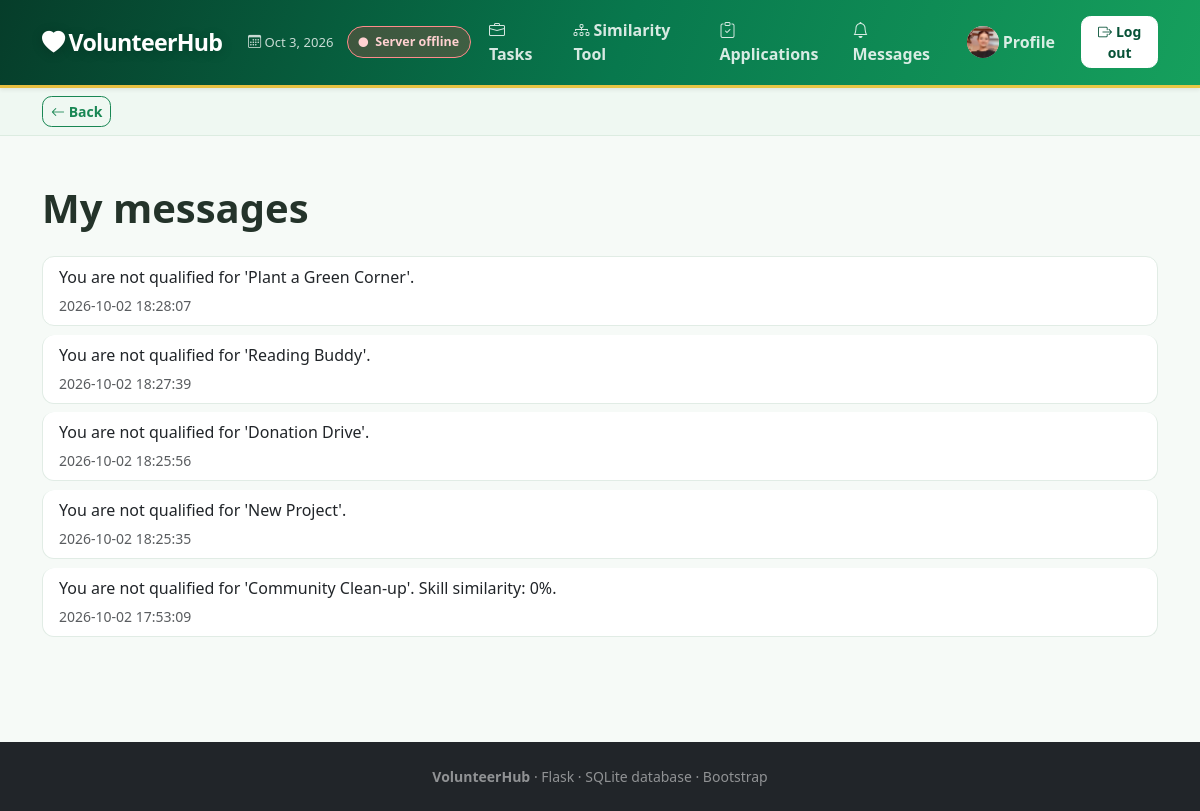
The app's page /notifications (signed in) with its own data.
### tables this page shows
CREATE TABLE volunteer_profiles (id INTEGER PRIMARY KEY AUTOINCREMENT, user_id INTEGER NOT NULL UNIQUE, skills TEXT DEFAULT '', interests TEXT DEFAULT '', availability TEXT DEFAULT '', location TEXT DEFAULT '', photo_filename TEXT, FOREIGN KEY(user_id) REFERENCES users(id));

CREATE TABLE notifications (
        id INTEGER PRIMARY KEY AUTOINCREMENT, user_id INTEGER NOT NULL, message TEXT NOT NULL,
        is_read INTEGER NOT NULL DEFAULT 0, created_at TEXT DEFAULT CURRENT_TIMESTAMP,
        FOREIGN KEY(user_id) REFERENCES users(id));

### app.py (the view)
@app.route("/notifications")
@require("volunteer")
def notifications(): return render_template("notifications.html",notifications=db().execute("SELECT * FROM notifications WHERE user_id=? ORDER BY id DESC",(session["user_id"],)).fetchall())

### app.py (called while the page is built)
def db():
    if "db" not in g:
        g.db=sqlite3.connect(app.config["DATABASE"]); g.db.row_factory=sqlite3.Row
    return g.db

@app.teardown_appcontext
def close(error=None):
    if g.get("db"): g.db.close()

def require(*roles):
    def deco(view):
        @wraps(view)
        def wrapped(*args,**kwargs):
            if "user_id" not in session: return redirect(url_for("login"))
            if roles and session.get("role") not in roles: flash("You do not have permission for this page.","danger"); return redirect(url_for("home"))
            return view(*args,**kwargs)
        return wrapped
    return deco

@app.context_processor
def nav():
    photo=None
    if session.get("role")=="volunteer":
        row=db().execute("SELECT photo_filename FROM volunteer_profiles WHERE user_id=?",(session["user_id"],)).fetchone(); photo=row["photo_filename"].replace("uploads/","") if row and row["photo_filename"] else None
    return {"nav_photo":photo,"unread_notifications":0}

### templates/notifications.html
{% extends 'base.html' %}{% block content %}<div class="container py-5"><h1 class="fw-bold">My messages</h1><div class="list-group mt-4">{% for note in notifications %}<div class="list-group-item"><p class="mb-1">{{note.message}}</p><small class="text-muted">{{note.created_at}}</small></div>{% else %}<div class="alert alert-info">No messages yet.</div>{% endfor %}</div></div>{% endblock %}

### templates/base.html (shortened to what this page needs)
<!doctype html>
<html lang="en">
<head>
    <link href="https://cdn.jsdelivr.net/npm/bootstrap@5.3.8/dist/css/bootstrap.min.css" rel="stylesheet">
    <link href="https://cdn.jsdelivr.net/npm/bootstrap-icons@1.11.3/font/bootstrap-icons.min.css" rel="stylesheet">
    <link rel="stylesheet" href="{{ url_for('static', filename='css/style.css') }}">
</head>
<body>
    <nav class="navbar navbar-expand-xl navbar-dark shadow-sm">
        <div class="container">
            <a class="navbar-brand fw-bold" href="{{ url_for('home') }}">
                <i class="bi bi-heart-fill me-1"></i>VolunteerHub
            </a>
            <div class="collapse navbar-collapse" id="nav">
                <ul class="navbar-nav ms-auto align-items-xl-center gap-xl-1">
                    <li class="nav-item nav-date">
                        <i class="bi bi-calendar3"></i> <span id="todayDate"></span>
                    </li>
                    <li class="nav-item">
                        <button id="serverStatus" type="button" class="server-status is-checking">
                        </button>
                    </li>
                    <li class="nav-item"><a class="nav-link" href="{{ url_for('tasks') }}"><i class="bi bi-briefcase me-1"></i>Tasks</a></li>
                    <li class="nav-item"><a class="nav-link" href="{{ url_for('compare') }}"><i class="bi bi-diagram-3 me-1"></i>Similarity Tool</a></li>
                    {% if session.get('role') == 'volunteer' %}
                        <li class="nav-item"><a class="nav-link" href="{{ url_for('my_applications') }}"><i class="bi bi-clipboard-check me-1"></i>Applications</a></li>
                        <li class="nav-item"><a class="nav-link" href="{{ url_for('notifications') }}"><i class="bi bi-bell me-1"></i>Messages</a></li>
                        <li class="nav-item"><a class="nav-link profile-link" href="{{ url_for('profile') }}">
                            {% if nav_photo %}
                                <img class="nav-avatar" src="{{ url_for('static', filename='uploads/' + nav_photo) }}" alt="Profile">
                            {% else %}
                                <span class="nav-avatar-placeholder">{{ session.get('user_name', 'U')[0] }}</span>
                            {% endif %}
                            <span class="ms-1">Profile</span>
                        </a></li>
                    {% elif session.get('role') == 'organization' %}
                        <li class="nav-item"><a class="nav-link" href="{{ url_for('organization_dashboard') }}"><i class="bi bi-buildings me-1"></i>Organization Panel</a></li>
                    {% elif session.get('role') == 'admin' %}
                        <li class="nav-item"><a class="nav-link" href="{{ url_for('admin_dashboard') }}"><i class="bi bi-shield-lock me-1"></i>Admin Panel</a></li>
                    {% endif %}
                    {% if session.get('user_id') %}
                        <li class="nav-item"><a class="btn btn-light btn-sm ms-xl-2" href="{{ url_for('logout') }}"><i class="bi bi-box-arrow-right me-1"></i>Log out</a></li>
                    {% endif %}
                </ul>
            </div>
        </div>
    </nav>
    <div class="page-back">
        <div class="container py-2">
            <button id="backButton" class="btn btn-sm btn-outline-success" type="button"><i class="bi bi-arrow-left"></i> Back</button>
        </div>
    </div>
    {% set flash_messages = get_flashed_messages(with_categories=true) %}
    {% block content %}{% endblock %}
    <footer class="bg-dark text-white-50 text-center py-4 mt-5 small">
        <b>VolunteerHub</b> · Flask · SQLite database · Bootstrap
    </footer>
</body>
</html>

### static/css/style.css (style rules this page uses)
body { background: #f6faf7; color: #24332a; }
.navbar { background: linear-gradient(110deg, #063d2a 0%, #08784d 52%, #16a05d 100%) !important; border-bottom: 3px solid rgba(255, 204, 67, .9); min-height: 74px; }
.navbar-brand { font-size: 1.45rem; letter-spacing: -.03em; text-shadow: 0 2px 12px rgba(0,0,0,.18); }
.navbar .nav-link { border-radius: .55rem; color: rgba(255,255,255,.84) !important; font-weight: 600; margin: .15rem; padding: .5rem .75rem !important; transition: background .2s ease, color .2s ease, transform .2s ease; }
.navbar .btn-light { background: #fff; border-color: #fff; color: #075237; }
.nav-date { color: rgba(255,255,255,.78); font-size: .82rem; padding: .5rem .6rem; white-space: nowrap; }
.server-status { background: transparent; border: 1px solid rgba(255,255,255,.35); border-radius: 999px; color: #fff; font-size: .78rem; font-weight: 700; padding: .35rem .65rem; white-space: nowrap; }
.server-status.is-offline { background: rgba(221, 63, 63, .26); border-color: #ff8b8b; color: #ffd1d1; }
.nav-avatar, .nav-avatar-placeholder { width: 32px; height: 32px; border-radius: 50%; object-fit: cover; display: inline-flex; align-items: center; justify-content: center; background: #d1e7dd; color: #146c43; font-weight: bold; }
.profile-link { display: flex; align-items: center; }
.btn { border-radius: .6rem; font-weight: 600; }
.list-group-item { border-radius: .75rem !important; margin-bottom: .55rem; border: 1px solid #e1ece5; }
.page-back { background: #eff8f2; border-bottom: 1px solid #dcece1; }

### records on screen
volunteer_profiles: photo_filename (picture)
notifications: message "You are not qualified for 'Plant a Green Corner'.", created_at "2026-10-02 18:28:07"
notifications: message "You are not qualified for 'Reading Buddy'.", created_at "2026-10-02 18:27:39"
notifications: message "You are not qualified for 'Donation Drive'.", created_at "2026-10-02 18:25:56"
notifications: message "You are not qualified for 'New Project'.", created_at "2026-10-02 18:25:35"
notifications: message "You are not qualified for 'Community Clean-up'. Skill similarity: 0%.", created_at "2026-10-02 17:53:09"
